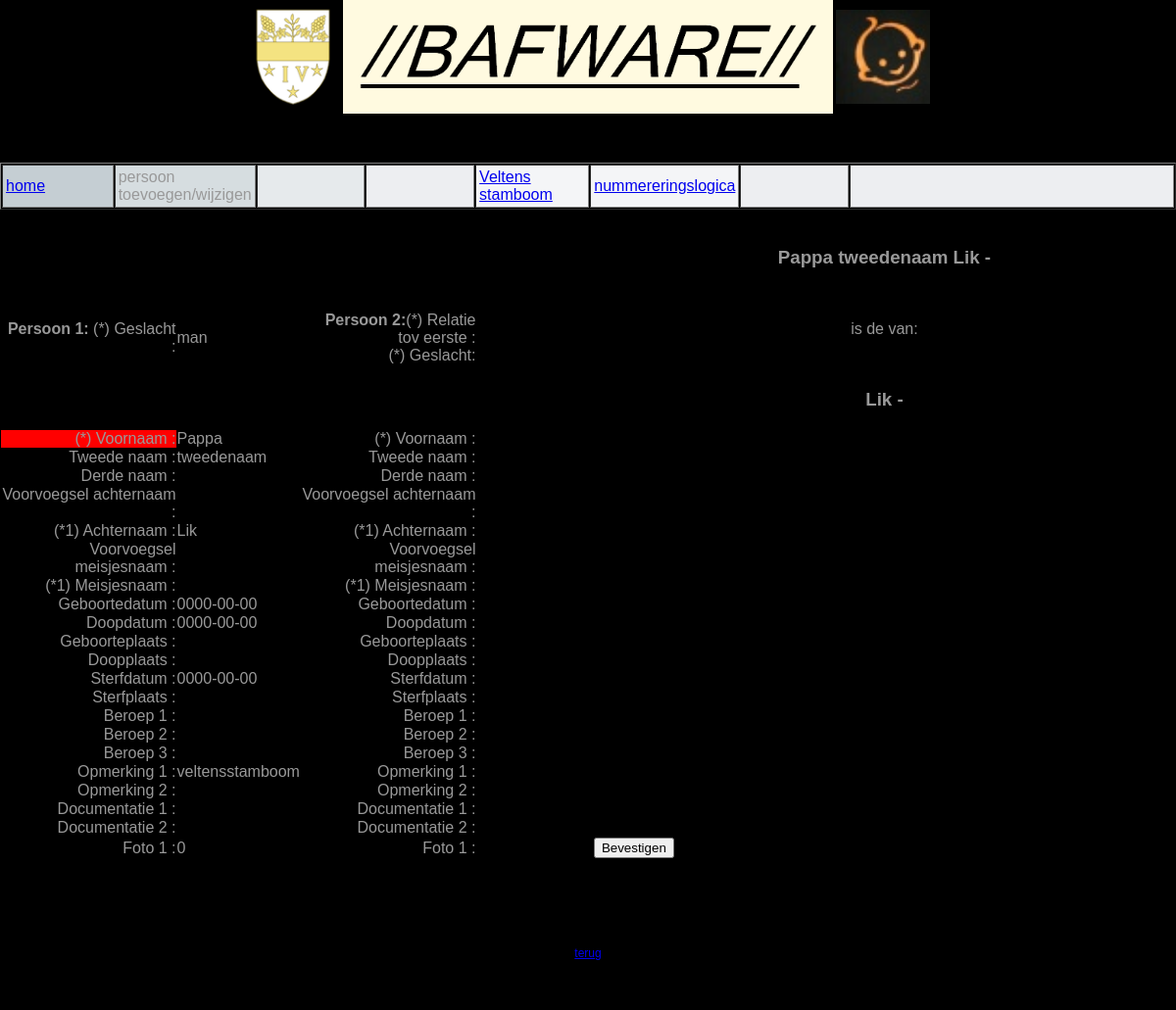
Screenshot of /NieuweStamboom/NS4.php with the database file from the repository.
### tables this page shows
CREATE TABLE IF NOT EXISTS `personenregister` (
  `persoon_id` int(11) NOT NULL AUTO_INCREMENT,
  `partner_id` int(11) NOT NULL,
  `partnerschap_id` int(11) NOT NULL,
  `ouder_id` int(11) NOT NULL,
  `geslacht` text NOT NULL,
  `voornaam` text NOT NULL,
  `tweedenaam` text NOT NULL,
  `derdenaam` text NOT NULL,
  `voorvoegsel_achternaam` text NOT NULL,
  `achternaam` text NOT NULL,
  `voorvoegsel_meisjesnaam` text NOT NULL,
  `meisjesnaam` text NOT NULL,
  `geboortedatum` date NOT NULL,
  `doopdatum` date NOT NULL,
  `geboorteplaats` text NOT NULL,
  `doopplaats` text NOT NULL,
  `sterfdatum` date NOT NULL,
  `sterfplaats` text NOT NULL,
  `beroep1` text NOT NULL,
  `beroep2` text NOT NULL,
  `beroep3` text NOT NULL,
  `opmerking1` text NOT NULL,
  `opmerking2` text NOT NULL,
  `documentatie1` text NOT NULL,
  `documentatie2` text NOT NULL,
  `foto1` int(11) NOT NULL,
  `partner1` text NOT NULL,
  `huwlijksdatum1` date NOT NULL,
  `partner2` text NOT NULL,
  `huwlijksdatum2` date NOT NULL,
  `partner3` text NOT NULL,
  `huwlijksdatum3` date NOT NULL,
  `toevoegen` text NOT NULL,
  PRIMARY KEY (`persoon_id`)
);

### dbconfigStamboom.php (called while the page is built, shortened)
<?php
$path = '/oefeningen/stamboom';
?>

### NieuweStamboom/NS4.php (the view, shortened to what this page needs)
<?php
require_once('../dbconfigStamboom.php');
$db = new mysqli('localhost', 'root', '', 'stamboom');
$sql3 = "SELECT `geslacht` , `voornaam` , `tweedenaam` , `derdenaam` , `voorvoegsel_achternaam` , `achternaam`  , `voorvoegsel_meisjesnaam`, `meisjesnaam` , `geboortedatum` , `doopdatum` , `geboorteplaats` , `doopplaats` , `sterfdatum` , `sterfplaats` , `beroep1` , `beroep2` , `beroep3` , `opmerking1` , `opmerking2` , `documentatie1` , `documentatie2` , `foto1`
FROM `personenregister`
WHERE `persoon_id` = '1' ;";
$resultaat3 = $db->query($sql3);
while($row = $resultaat3->fetch_assoc()){
		$geslacht1 = $row['geslacht'];
		$voornaam1 = $row['voornaam'];
		$tweedenaam1 = $row['tweedenaam'];
		$derdenaam1 = $row['derdenaam'];
		$voorvoegsel_achternaam1 = $row['voorvoegsel_achternaam'];
		$achternaam1 = $row['achternaam'];
		$voorvoegsel_meisjesnaam1 = $row['voorvoegsel_meisjesnaam'];
		$meisjesnaam1 = $row['meisjesnaam'];
		$geboortedatum1 = $row['geboortedatum'];
		$doopdatum1 = $row['doopdatum'];
		$sterfdatum1 = $row['sterfdatum'];
		$opmerking11 = $row['opmerking1'];
		$foto11 = $row['foto1'];
	}
?>
<html>
<head>
	<link rel="stylesheet" href="<?php echo $path; ?>/css/style.css" type="text/css" />
</head>
<body>
<div id="main_container">
	<div id="header_container">
		<img src="<?php echo $path; ?>../img/Veltens.png" alt="logo" title="Veltens"  width="96px" align="center"/>
		<img src="<?php echo $path; ?>../img/BAFWARE.png" alt="logo" title="BAFWARE"  width="500px" align="center"/>
		<img src="<?php echo $path; ?>../img/ZwitsalBasje.jpg" alt="logo" title="ZwitsalBasje.jpg"  width="96px" align="center"/>
	</div>
	<div id="input_container" >
		<table width="100%" border="1" cellpadding="3" cellspacing="1">
			<tr>
				<td width="10%" bgcolor="#C5CED3"><a href="<?php echo $path; ?>/stamboom.php">home</a></td>
				<td width="10%" bgcolor="#D6DDE0">persoon toevoegen/wijzigen</td>
				<td width="10%" bgcolor="#E6EAEC"></td>
				<td width="10%" bgcolor="#EDEEF1"></td>
				<td width="10%" bgcolor="#F4F5F7"><a href="<?php echo $path; ?>/VeltensStamboom.php">Veltens stamboom</a></td>
				<td width="10%" bgcolor="#F4F5F7"><a href="<?php echo $path; ?>/data/NummereringsLogica.xlsx">nummereringslogica</a></td>
				<td width="10%" bgcolor="#EDEEF1"></td>
				<td width="30%" bgcolor="#EDEEF1"></td>
			</tr>
		</table>
		<table width="100%" border="0" cellspacing="1" cellpadding="0">
				<tr>
					<td colspan="0" width="100%" height="35px" align="left" >
					</td>
				</tr>
			</table>
		<div width="100%" >
			<form name="input" action="<?php echo $path; ?>/NieuweStamboom/NS5.php" method="post">
			<table width="100%" border="0" cellspacing="1" cellpadding="0" rowspan="3">
				<tr>
					<td colspan="0" width="15%" align="right" >
								<B>Persoon 1:</B> (*) Geslacht :</p>
					</td>
					<td colspan="0" width="5%" align="left" >
						<?php echo $geslacht1; ?>
					</td>
					<td align="right" width="15%">
						<p><B>Persoon 2:</B>(*) Relatie tov eerste :<br/>(*) Geslacht:</p>
					</td>
					<td align="left" width="10%">
						<?php echo $_POST["relatie"]; ?><br/>
					</td>
					<td colspan="0" width="50%" align="center" valign="center">
						<p><H3> <?php echo $voornaam1; ?> <?php echo $tweedenaam1; ?> <?php echo $derdenaam1; ?> <?php echo $voorvoegsel_achternaam1; ?> <?php echo $achternaam1; ?> - <?php echo $voorvoegsel_meisjesnaam1; ?> <?php echo $meisjesnaam1; ?>
								</H3></p><br/>
						<p>is de <?php echo $_POST["relatie"]; ?> van:</p><br/>
						<p><H3> <?php echo $achternaam1; ?> -
								</H3></p>
					</td>
				</tr>
				<tr>
					<td align="right" bgcolor="red">
						<p>(*) Voornaam :</p>
					</td>
					<td align="left" >
						<?php  echo $voornaam1;?>
					</td>
					<td align="right" >
						<p>(*) Voornaam :</p>
					</td>
					<td>
					</td>
				</tr>
				<tr>
					<td align="right" >
						<p>Tweede naam :</p>
					</td>
					<td align="left" >
						<?php echo $tweedenaam1; ?>
					</td>
					<td align="right" >
						<p>Tweede naam :</p>
					</td>
					<td>
					</td>
				</tr>
				<tr>
					<td align="right" >
						<p>Derde naam :</p>
					</td>
					<td align="left" >
					</td>
					<td align="right" >
						<p>Derde naam :</p>
					</td>
					<td>
					</td>
				</tr>
				<tr>
					<td align="right" >
						<p>Voorvoegsel achternaam :</p>
					</td>
					<td align="left" >
					</td>
					<td align="right" >
						<p>Voorvoegsel achternaam :</p>
					</td>
					<td>
					</td>
				</tr>
				<tr>
					<td align="right" >
						<p>(*1) Achternaam :</p>
					</td>
					<td align="left" >
						<?php echo $achternaam1; ?>
					</td>
					<td align="right" >
						<p>(*1) Achternaam :</p>
					</td>
					<td>
					</td>
				</tr>
				<tr>
					<td align="right" >
						<p>Voorvoegsel meisjesnaam :</p>
					</td>
					<td align="left" >
					</td>
					<td align="right" >
						<p>Voorvoegsel meisjesnaam :</p>
					</td>
					<td>
					</td>
				</tr>
				<tr>
					<td align="right" >
						<p>(*1) Meisjesnaam :</p>
					</td>
					<td align="left" >
					</td>
					<td align="right" >
						<p>(*1) Meisjesnaam :</p>
					</td>
					<td>
					</td>
				</tr>
				<tr>
					<td align="right" >
						<p>Geboortedatum :</p>
					</td>
					<td align="left" >
						<?php echo $geboortedatum1; ?>
					</td>
					<td align="right" >
						<p>Geboortedatum :</p>
					</td>
					<td>
					</td>
				</tr>
				<tr>
					<td align="right" >
						<p>Doopdatum :</p>
					</td>
					<td align="left" >
						<?php echo $doopdatum1; ?>
					</td>
					<td align="right" >
						<p>Doopdatum :</p>
					</td>
					<td>
					</td>
				</tr>
				<tr>
					<td align="right" >
						<p>Geboorteplaats :</p>
					</td>
					<td align="left" >
					</td>
					<td align="right" >
						<p>Geboorteplaats :</p>
					</td>
					<td>
					</td>
				</tr>
				<tr>
					<td align="right" >
						<p>Doopplaats :</p>
					</td>
					<td align="left" >
					</td>
					<td align="right" >
						<p>Doopplaats :</p>
					</td>
					<td>
					</td>
				</tr>
				<tr>
					<td align="right" >
						<p>Sterfdatum :</p>
					</td>
					<td align="left" >
						<?php echo $sterfdatum1; ?>
					</td>
					<td align="right" >
						<p>Sterfdatum :</p>
					</td>
					<td>
					</td>
				</tr>
				<tr>
					<td align="right" >
						<p>Sterfplaats :</p>
					</td>
					<td align="left" >
					</td>
					<td align="right" >
						<p>Sterfplaats :</p>
					</td>
					<td>
					</td>
				</tr>
				<tr>
					<td align="right" >
						<p>Beroep 1 :</p>
					</td>
					<td align="left" >
					</td>
					<td align="right" >
						<p>Beroep 1 :</p>
					</td>
					<td>
					</td>
				</tr>
				<tr>
					<td align="right" >
						<p>Beroep 2 :</p>
					</td>
					<td align="left" >
					</td>
					<td align="right" >
						<p>Beroep 2 :</p>
					</td>
					<td>
					</td>
				</tr>
				<tr>
					<td align="right" >
						<p>Beroep 3 :</p>
					</td>
					<td align="left" >
					</td>
					<td align="right" >
						<p>Beroep 3 :</p>
					</td>
					<td>
					</td>
				</tr>
				<tr>
					<td align="right" >
						<p>Opmerking 1 :</p>
					</td>
					<td align="left" >
						<?php echo $opmerking11; ?>
					</td>
					<td align="right" >
						<p>Opmerking 1 :</p>
					</td>
					<td>
					</td>
				</tr>
				<tr>
					<td align="right" >
						<p>Opmerking 2 :</p>
					</td>
					<td align="left" >
					</td>
					<td align="right" >
						<p>Opmerking 2 :</p>
					</td>
					<td>
					</td>
				</tr>
				<tr>
					<td align="right" >
						<p>Documentatie 1 :</p>
					</td>
					<td align="left" >
					</td>
					<td align="right" >
						<p>Documentatie 1 :</p>
					</td>
					<td>
					</td>
				</tr>
				<tr>
					<td align="right" >
						<p>Documentatie 2 :</p>
					</td>
					<td align="left" >
					</td>
					<td align="right" >
						<p>Documentatie 2 :</p>
					</td>
					<td>
					</td>
				</tr>
				<tr>
					<td align="right" >
						<p>Foto 1 :</p>
					</td>
					<td align="left" >
						<?php echo $foto11; ?>
					</td>
					<td align="right" >
						<p>Foto 1 :</p>
					</td>
					<td>
					</td>
					<td align="left" width="5%"  >
						<input type="submit" name="Bevestigen" value="Bevestigen"  /><br/>
					</td>
				</tr>
			</table>
			</form>
		</div>
	</div>
	<div id="footer_container">
			<a href="<?php echo $path; ?>/stamboom.php">terug</a>
	</div>
</div>
</body>
</html>

### css/style.css (style rules this page uses)
body, html { margin: 0; height: 100%; background-color: black; }
#main_container { float: left; width: 100%; min-height: 100%; _height: 100%; margin: 0 0 0 0; background-color: black; }
#header_container { width: 100%; height: 166px; padding: 0 0 0 0; background-color: black; color: #FFFFFF; text-align: center; }
#input_container { width: 100%; height: 100%; padding: 0 0 0 0; background-color: black; }
#footer_container { clear: both; height: 65px; padding: 0 0 0 0; background: #ECECEC; width: 100%; text-align: center; background-color: black; }
body { color: #999999; font-size: 12px; margin: 0; overflow: auto; }
body, p, h1, h2, h3, h4, table, td, th, ul, ol, textarea, input { font-family: verdana,helvetica,arial,sans-serif; }

### rows the page displays
personenregister: geslacht "man", voornaam "Pappa", tweedenaam "tweedenaam", achternaam "Lik", geboortedatum "0000-00-00", doopdatum "0000-00-00", sterfdatum "0000-00-00", opmerking1 "veltensstamboom", foto1 "0"
